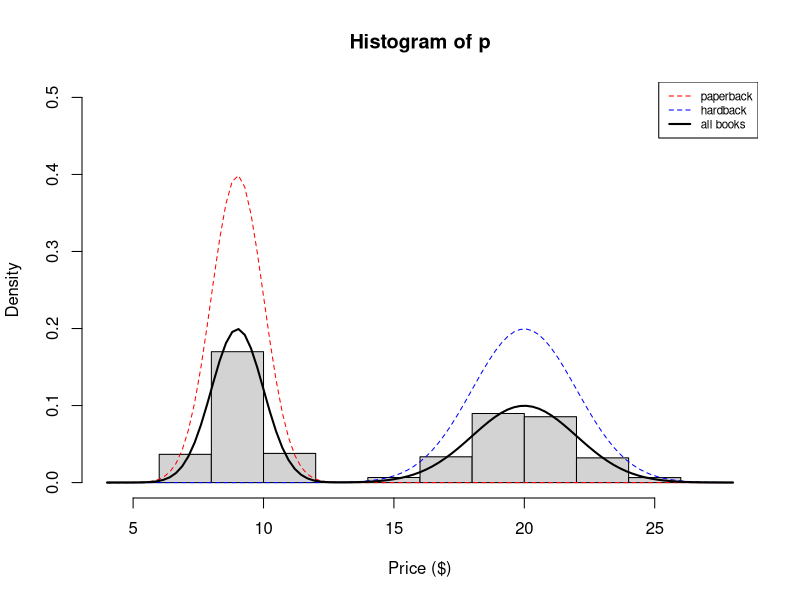
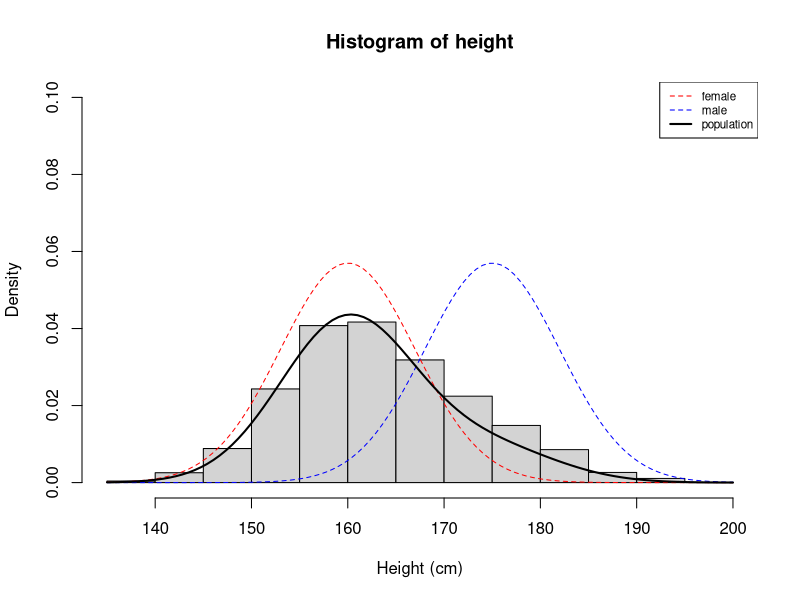

Source code (R) for these figures, in order:
## ---- chunk 1
#| label: ex-1
set.seed(12345)

p <- vector()

for (i in 1:5000) {
    z_i <- rbinom(1, 1, 0.5)

    if (z_i == 0) {
        p[i] <- rnorm(1, 9, 1)
    } else {
        p[i] <- rnorm(1, 20, 2)
    }
}
## ---- chunk 2
#| echo: false
hist(p,
    freq = FALSE,
    xlab = "Price ($)", ylab = "Density",
    ylim = c(0, 0.5)
)
curve(dnorm(x, mean = 9, sd = 1),
    add = TRUE,
    lty = 2,
    col = "red"
)
curve(dnorm(x, mean = 20, sd = 2),
    add = TRUE,
    lty = 2,
    col = "blue"
)
curve(.5 * dnorm(x, mean = 9, sd = 1) + .5 * dnorm(x, mean = 20, sd = 2),
    add = TRUE,
    lwd = 2
)
legend("topright", c("paperback", "hardback", "all books"), col = c("red", "blue", "black"), lty = c(2, 2, 1), lwd = c(1, 1, 2), cex = 0.7)
## ---- chunk 3
#| label: ex-2
height <- vector()

for (i in 1:5000) {
    u_i <- rbinom(1, 1, 0.75)

    if (u_i == 1) {
        height[i] <- rnorm(1, mean = 160, sd = 7)
    } else {
        height[i] <- rnorm(1, mean = 175, sd = 7)
    }
}
## ---- chunk 4
#| echo: false

hist(height,
    freq = FALSE,
    xlab = "Height (cm)", ylab = "Density",
    ylim = c(0, 0.1)
)
curve(dnorm(x, mean = 160, sd = 7),
    add = TRUE,
    lty = 2,
    col = "red"
)
curve(dnorm(x, mean = 175, sd = 7),
    add = TRUE,
    lty = 2,
    col = "blue"
)
curve(.75 * dnorm(x, mean = 160, sd = 7) + .15 * dnorm(x, mean = 175, sd = 7),
    add = TRUE,
    lwd = 2
)
legend("topright", c("female", "male", "population"), col = c("red", "blue", "black"), lty = c(2, 2, 1), lwd = c(1, 1, 2), cex = 0.7)
